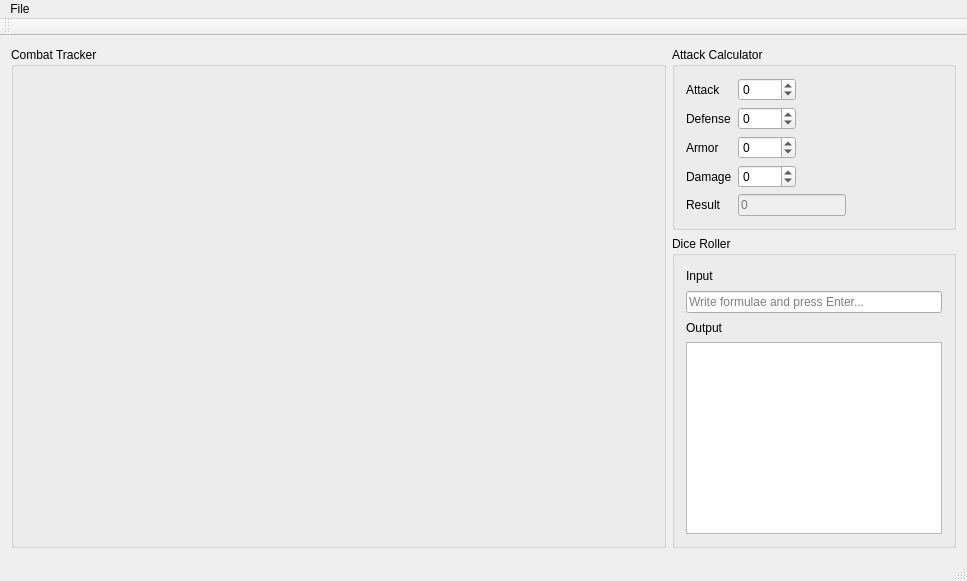
<?xml version="1.0" encoding="UTF-8"?>
<ui version="4.0">
 <class>MainWindow</class>
 <widget class="QMainWindow" name="MainWindow">
  <property name="geometry">
   <rect>
    <x>0</x>
    <y>0</y>
    <width>967</width>
    <height>581</height>
   </rect>
  </property>
  <property name="windowTitle">
   <string>Animaster</string>
  </property>
  <widget class="QWidget" name="centralWidget">
   <layout class="QGridLayout" name="gridLayout">
    <item row="1" column="1">
     <widget class="QGroupBox" name="diceRollerGroup">
      <property name="sizePolicy">
       <sizepolicy hsizetype="Minimum" vsizetype="Expanding">
        <horstretch>0</horstretch>
        <verstretch>0</verstretch>
       </sizepolicy>
      </property>
      <property name="title">
       <string>Dice Roller</string>
      </property>
      <layout class="QVBoxLayout" name="verticalLayout">
       <item>
        <widget class="QLabel" name="formulaeInputLabel">
         <property name="text">
          <string>Input</string>
         </property>
        </widget>
       </item>
       <item>
        <widget class="QLineEdit" name="diceRollerInput">
         <property name="sizePolicy">
          <sizepolicy hsizetype="Preferred" vsizetype="Fixed">
           <horstretch>0</horstretch>
           <verstretch>0</verstretch>
          </sizepolicy>
         </property>
         <property name="placeholderText">
          <string>Write formulae and press Enter...</string>
         </property>
         <property name="clearButtonEnabled">
          <bool>true</bool>
         </property>
        </widget>
       </item>
       <item>
        <widget class="QLabel" name="formulaeOutputLabel">
         <property name="text">
          <string>Output</string>
         </property>
        </widget>
       </item>
       <item>
        <widget class="QPlainTextEdit" name="rollFormulaeHistory">
         <property name="enabled">
          <bool>true</bool>
         </property>
         <property name="sizePolicy">
          <sizepolicy hsizetype="Preferred" vsizetype="Preferred">
           <horstretch>0</horstretch>
           <verstretch>0</verstretch>
          </sizepolicy>
         </property>
         <property name="horizontalScrollBarPolicy">
          <enum>Qt::ScrollBarAlwaysOff</enum>
         </property>
         <property name="readOnly">
          <bool>true</bool>
         </property>
         <property name="textInteractionFlags">
          <set>Qt::NoTextInteraction</set>
         </property>
         <property name="backgroundVisible">
          <bool>false</bool>
         </property>
        </widget>
       </item>
      </layout>
     </widget>
    </item>
    <item row="0" column="1">
     <widget class="QGroupBox" name="attackCalculatorGroup">
      <property name="sizePolicy">
       <sizepolicy hsizetype="Minimum" vsizetype="Minimum">
        <horstretch>0</horstretch>
        <verstretch>0</verstretch>
       </sizepolicy>
      </property>
      <property name="title">
       <string>Attack Calculator</string>
      </property>
      <layout class="QFormLayout" name="formLayout">
       <property name="fieldGrowthPolicy">
        <enum>QFormLayout::FieldsStayAtSizeHint</enum>
       </property>
       <item row="0" column="0">
        <widget class="QLabel" name="attackLabel">
         <property name="text">
          <string>Attack</string>
         </property>
        </widget>
       </item>
       <item row="0" column="1">
        <widget class="QSpinBox" name="attackValue">
         <property name="sizePolicy">
          <sizepolicy hsizetype="Minimum" vsizetype="Fixed">
           <horstretch>0</horstretch>
           <verstretch>0</verstretch>
          </sizepolicy>
         </property>
         <property name="minimum">
          <number>-9999</number>
         </property>
         <property name="maximum">
          <number>9999</number>
         </property>
        </widget>
       </item>
       <item row="1" column="0">
        <widget class="QLabel" name="defenseLabel">
         <property name="text">
          <string>Defense</string>
         </property>
        </widget>
       </item>
       <item row="1" column="1">
        <widget class="QSpinBox" name="defenseValue">
         <property name="minimum">
          <number>-9999</number>
         </property>
         <property name="maximum">
          <number>9999</number>
         </property>
        </widget>
       </item>
       <item row="2" column="0">
        <widget class="QLabel" name="armorLabel">
         <property name="text">
          <string>Armor</string>
         </property>
        </widget>
       </item>
       <item row="2" column="1">
        <widget class="QSpinBox" name="armorValue">
         <property name="minimum">
          <number>-9999</number>
         </property>
         <property name="maximum">
          <number>9999</number>
         </property>
        </widget>
       </item>
       <item row="3" column="0">
        <widget class="QLabel" name="damageLabel">
         <property name="text">
          <string>Damage</string>
         </property>
        </widget>
       </item>
       <item row="3" column="1">
        <widget class="QSpinBox" name="damageValue">
         <property name="minimum">
          <number>-9999</number>
         </property>
         <property name="maximum">
          <number>9999</number>
         </property>
        </widget>
       </item>
       <item row="4" column="1">
        <widget class="QLineEdit" name="resultValue">
         <property name="enabled">
          <bool>false</bool>
         </property>
         <property name="sizePolicy">
          <sizepolicy hsizetype="Minimum" vsizetype="Fixed">
           <horstretch>0</horstretch>
           <verstretch>0</verstretch>
          </sizepolicy>
         </property>
         <property name="readOnly">
          <bool>true</bool>
         </property>
         <property name="placeholderText">
          <string>0</string>
         </property>
        </widget>
       </item>
       <item row="4" column="0">
        <widget class="QLabel" name="resultLabel">
         <property name="text">
          <string>Result</string>
         </property>
        </widget>
       </item>
      </layout>
     </widget>
    </item>
    <item row="0" column="0" rowspan="2">
     <widget class="QGroupBox" name="combatTrackerGroup">
      <property name="sizePolicy">
       <sizepolicy hsizetype="Expanding" vsizetype="Expanding">
        <horstretch>0</horstretch>
        <verstretch>0</verstretch>
       </sizepolicy>
      </property>
      <property name="title">
       <string>Combat Tracker</string>
      </property>
      <layout class="QVBoxLayout" name="combatTrackerLayout"/>
     </widget>
    </item>
   </layout>
  </widget>
  <widget class="QMenuBar" name="menuBar">
   <property name="geometry">
    <rect>
     <x>0</x>
     <y>0</y>
     <width>967</width>
     <height>22</height>
    </rect>
   </property>
   <widget class="QMenu" name="menuFile">
    <property name="title">
     <string>File</string>
    </property>
    <addaction name="action_New"/>
    <addaction name="actionExit"/>
   </widget>
   <addaction name="menuFile"/>
  </widget>
  <widget class="QToolBar" name="mainToolBar">
   <attribute name="toolBarArea">
    <enum>TopToolBarArea</enum>
   </attribute>
   <attribute name="toolBarBreak">
    <bool>false</bool>
   </attribute>
  </widget>
  <widget class="QStatusBar" name="statusBar"/>
  <action name="action_New">
   <property name="text">
    <string>New</string>
   </property>
   <property name="shortcut">
    <string>Ctrl+N</string>
   </property>
  </action>
  <action name="actionExit">
   <property name="text">
    <string>Quit</string>
   </property>
  </action>
 </widget>
 <layoutdefault spacing="6" margin="11"/>
 <resources/>
 <connections/>
</ui>
